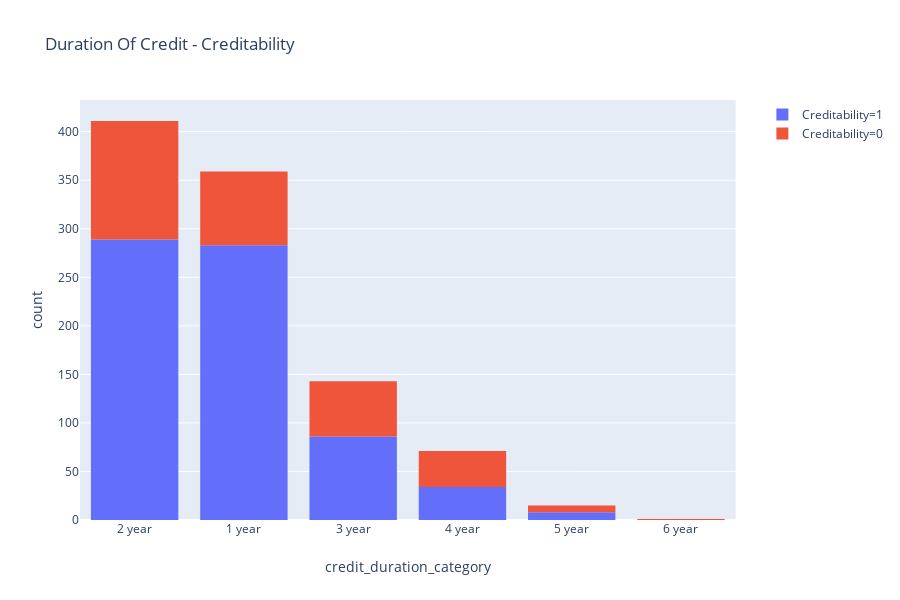

The notebook cell saved with this chart:
### Code cell
fig = px.histogram(dataset, title='Duration Of Credit - Creditability', x="credit_duration_category", color="Creditability")
fig.show()

### Figure 1 — Plotly figure (JSON) as saved in the notebook; plotly's stock layout.template omitted (floating-point values rounded to 4 significant figures; data arrays with more than 128 entries replaced by an {"elided": "..."} marker saying what was removed)
{"data": [{"alignmentgroup": "True", "bingroup": "x", "hoverlabel": {"namelength": 0}, "hovertemplate": "Creditability=1<br>credit_duration_category=%{x}<br>count=%{y}", "legendgroup": "Creditability=1", "marker": {"color": "#636efa"}, "name": "Creditability=1", "offsetgroup": "Creditability=1", "orientation": "v", "showlegend": true, "type": "histogram", "x": {"elided": "700 str values"}, "xaxis": "x", "yaxis": "y"}, {"alignmentgroup": "True", "bingroup": "x", "hoverlabel": {"namelength": 0}, "hovertemplate": "Creditability=0<br>credit_duration_category=%{x}<br>count=%{y}", "legendgroup": "Creditability=0", "marker": {"color": "#EF553B"}, "name": "Creditability=0", "offsetgroup": "Creditability=0", "orientation": "v", "showlegend": true, "type": "histogram", "x": {"elided": "300 str values"}, "xaxis": "x", "yaxis": "y"}], "layout": {"barmode": "relative", "height": 600, "legend": {"tracegroupgap": 0}, "title": {"text": "Duration Of Credit - Creditability"}, "xaxis": {"anchor": "y", "domain": [0, 0.98], "title": {"text": "credit_duration_category"}}, "yaxis": {"anchor": "x", "domain": [0, 1], "title": {"text": "count"}}}}
